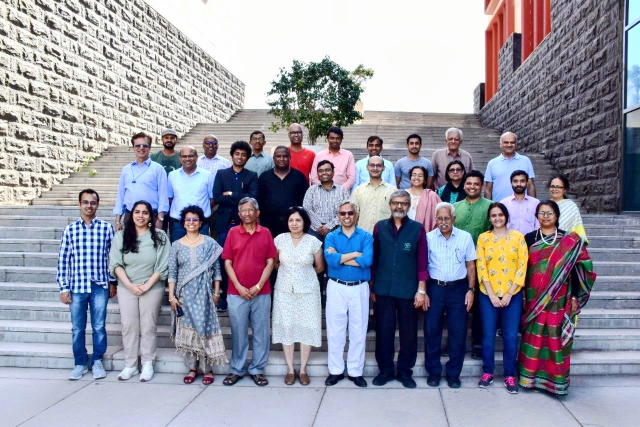
#> input picture Plaksha_Faculty.jpg, 1280 x 854 px, found by its file name (shown at 1/2 size)
$ jupyter execute Lab5_completed.ipynb
#> lines starting #> are read from the running program, lines starting #| are printed output that depends on the picture; after the words box and inside, x2 and y2 are one past the last pixel; in counts of white or black regions, pixels touching at a corner belong together
#### Instructions
###### Follow the instructions given in comments prefixed with ## and write your code below that.
###### Also fill the partial code in given blanks.
###### Don't make any changes to the rest part of the codes

### Answer the questions given at the end of this notebook within your report.

### You would need to submit your GitHub repository link. Refer to the PDF document for the instructions and details.

[cell 1]
# [5 lines of commented-out code are left out]
import cv2
import numpy as np
import matplotlib.pyplot as plt
from sklearn.cluster import KMeans
from scipy.spatial import distance
from matplotlib.offsetbox import OffsetImage, AnnotationBbox

[cell 2]
## Reading the image plaksha_Faculty.jpg
img = cv2.imread("plaksha_Faculty.jpg")
#> img is the input picture: shape (854, 1280, 3); mean B, G, R 162.4, 149, 149.2
if img is None:
    raise FileNotFoundError("Could not read 'plaksha_Faculty.jpg'. Make sure it is in the same folder as this notebook.")

## Convert the image to grayscale
gray_img = cv2.cvtColor(img, cv2.COLOR_BGR2GRAY)
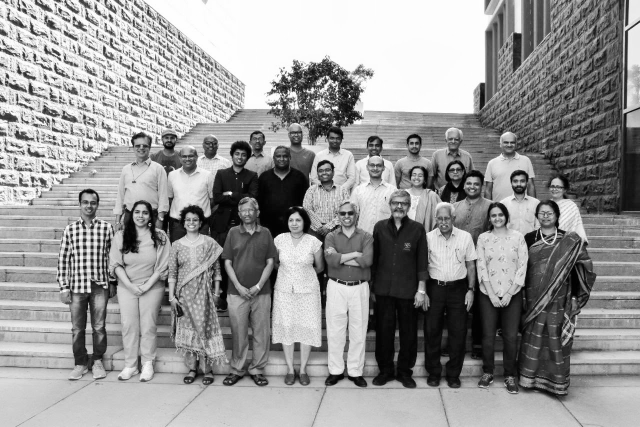
#> gray_img: shape (854, 1280) (shown at 1/2 size); min 0, max 255, mean 150.6

# Loading the required haar-cascade xml classifier file
face_cascade = cv2.CascadeClassifier(cv2.data.haarcascades + "haarcascade_frontalface_default.xml")

# Applying the face detection method on the grayscale image.
## Change the parameters for better detection of faces in your case.
faces_rect = face_cascade.detectMultiScale(gray_img, 1.05, 4, minSize=(25,25), maxSize=(50,50))
#> faces_rect = 30 rows, first 6: [322, 263, 33, 33], [654, 265, 31, 31], [500, 266, 30, 30], [892, 267, 31, 31], [409, 277, 28, 28], [812, 274, 34, 34]

# Define the text and font parameters
text = "Face" ## The text you want to write
font = cv2.FONT_HERSHEY_SIMPLEX  ## Font type
font_scale = 0.5  ## Font scale factor
font_color = (0, 0, 255)  ## Text color in BGR format (here, it's red)
font_thickness = 1  ## Thickness of the text

# Iterating through rectangles of detected faces
for (x, y, w, h) in faces_rect:
    cv2.rectangle(img, (x, y), (x+w, y+h), (0, 0, 255), 2)
    # Use cv2.putText to add the text to the image, Use text, font, font_scale, font_color, font_thickness here
    cv2.putText(img, text, (x, max(0, y - 10)), font, font_scale, font_color, font_thickness, cv2.LINE_AA)
#> this loop made 30 passes
#> (x, y, w, h) on passes 1 to 12: (322, 263, 33, 33), (654, 265, 31, 31), (500, 266, 30, 30), (892, 267, 31, 31), (409, 277, 28, 28), (812, 274, 34, 34), (464, 296, 33, 33), (632, 328, 34, 34), (819, 337, 33, 33), (570, 426, 39, 39), (576, 253, 32, 32), (1003, 273, 32, 32)
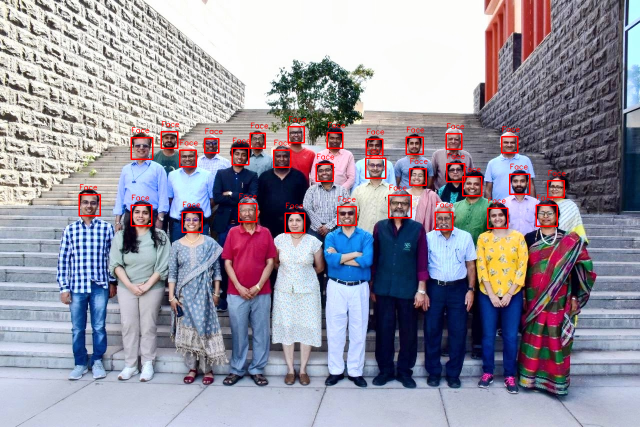
#> img: shape (854, 1280, 3) (shown at 1/2 size); 1.85% of pixels changed, all inside (x1, y1, x2, y2) = (157, 232, 1132, 467)

## Display the image and window title should be "Total number of face detected are #"
cv2.imshow(f"Total number of face detected are {len(faces_rect)}", img)
cv2.waitKey(0)
cv2.destroyAllWindows()

[cell 3]
from matplotlib.offsetbox import OffsetImage, AnnotationBbox
# Extract face region features (Hue and Saturation)
img_hsv = cv2.cvtColor(img, cv2.COLOR_BGR2HSV) ## call the img and convert it from BGR to HSV and store in img_hsv
#> img_hsv: shape (854, 1280, 3); mean H, S, V 86, 70.7, 173.4
hue_saturation = []
face_images = []  # To store detected face images

for (x, y, w, h) in faces_rect:
    face = img_hsv[y:y + h, x:x + w]
    hue = np.mean(face[:, :, 0])
    saturation = np.mean(face[:, :, 1])
    hue_saturation.append((hue, saturation))
    face_images.append(face)
#> this loop made 30 passes
#> (x, y, w, h, hue, saturation) on passes 1 to 12: (322, 263, 33, 33, 59.29, 121.7), (654, 265, 31, 31, 50.4, 133.1), (500, 266, 30, 30, 34.12, 118.3), (892, 267, 31, 31, 81.31, 108.2), (409, 277, 28, 28, 108, 121.1), (812, 274, 34, 34, 62.79, 116.9), (464, 296, 33, 33, 42.56, 134.3), (632, 328, 34, 34, 81.22, 114.8), (819, 337, 33, 33, 36.69, 114.4), (570, 426, 39, 39, 55.81, 115.3), (576, 253, 32, 32, 78.15, 100), (1003, 273, 32, 32, 51.71, 106.9)
#> after the loop, face_images = 30 items; hue_saturation = 30 pairs, first value 23.15 to 120.8, second value 80.77 to 141.2

hue_saturation = np.array(hue_saturation)

## Perform k-Means clustering on hue_saturation and store in kmeans
kmeans = KMeans(n_clusters=2, random_state=0, n_init=10).fit(hue_saturation)
#centroids = kmeans.cluster_centers_
#labels = kmeans.labels_

# Create a figure and axis
fig, ax = plt.subplots(figsize=(12, 6))

# Plot the clustered faces with custom markers
for i, (x,y,w,h ) in enumerate(faces_rect):
    im = OffsetImage(cv2.cvtColor(cv2.resize(face_images[i], (20, 20)), cv2.COLOR_HSV2RGB))
    ab = AnnotationBbox(im, (hue_saturation[i, 0], hue_saturation[i, 1]), frameon=False, pad=0)
    ax.add_artist(ab)
    plt.plot(hue_saturation[i, 0], hue_saturation[i, 1], 'o', markersize=5, color='red' if kmeans.labels_[i] == 0 else 'blue')

# Put labels and title
plt.xlabel('Hue')
plt.ylabel('Saturation')
plt.title('K-Means Clustering of Faces using Hue & Saturation')
plt.grid(True)
plt.show()
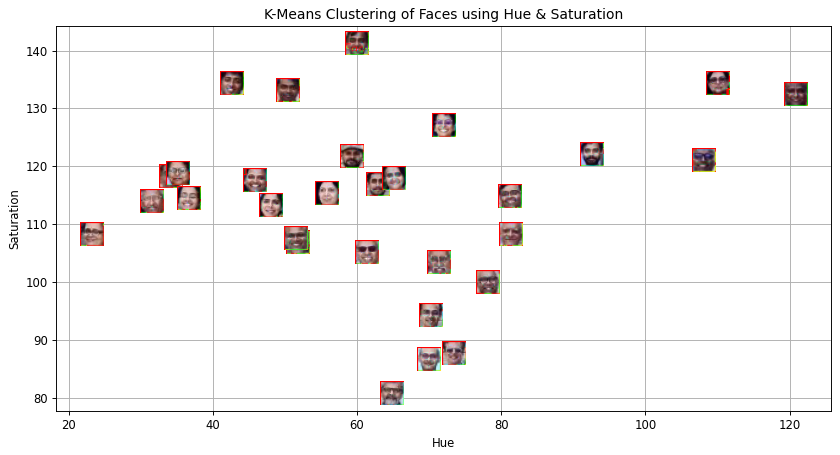
#> figure drawn by matplotlib, 1 panel

[cell 4]
# Create an empty list to store legend labels
legend_labels = []

# Create lists to store points for each cluster
cluster_0_points = []
cluster_1_points = []

# Your code for scatter plot goes here
fig, ax = plt.subplots(figsize=(12, 6))
for i, (x, y, w, h) in enumerate(faces_rect):
    if kmeans.labels_[i] == 0:
        cluster_0_points.append((hue_saturation[i, 0], hue_saturation[i, 1]))
    else:
        cluster_1_points.append((hue_saturation[i, 0], hue_saturation[i, 1]))
#> after the loop, cluster_0_points = [(81.31, 108.2), (108, 121.1), (81.22, 114.8), (78.15, 100), (120.8, 132.5), (110, 134.3), (72, 127.1), (69.96, 86.68), (92.49, 122), (70.27, 94.28), (71.27, 103.4), (73.39, 87.63), (64.75, 80.77)]; cluster_1_points = [(59.29, 121.7), (50.4, 133.1), (34.12, 118.3), (62.79, 116.9), (42.56, 134.3), (36.69, 114.4), (55.81, 115.3), (51.71, 106.9), (60, 141.2), (45.8, 117.5), (23.15, 108.2), (31.55, 113.9), (48.03, 113.2), (51.53, 107.6), (61.3, 105.1), (65.06, 117.9), (35.11, 118.8)]


cluster_0_points = np.array(cluster_0_points)
#> cluster_0_points = 13 rows, first 8: [81.31, 108.2], [108, 121.1], [81.22, 114.8], [78.15, 100], [120.8, 132.5], [110, 134.3], [72, 127.1], [69.96, 86.68]
# Plot points for cluster 0 in green
plt.scatter(cluster_0_points[:, 0], cluster_0_points[:, 1], c='green', label='Cluster 0')


cluster_1_points = np.array(cluster_1_points)
#> cluster_1_points = 17 rows, first 8: [59.29, 121.7], [50.4, 133.1], [34.12, 118.3], [62.79, 116.9], [42.56, 134.3], [36.69, 114.4], [55.81, 115.3], [51.71, 106.9]
# Plot points for cluster 1 in blue
plt.scatter(cluster_1_points[:, 0], cluster_1_points[:, 1], c='blue', label='Cluster 1')

# Calculate and plot centroids
centroid_0 = cluster_0_points.mean(axis=0) if len(cluster_0_points) else np.array([np.nan, np.nan])
#> centroid_0 = [84.13, 108.7]
centroid_1 = cluster_1_points.mean(axis=0) if len(cluster_1_points) else np.array([np.nan, np.nan])
#> centroid_1 = [47.93, 117.9]

# Plot both the centroids
plt.scatter(centroid_0[0], centroid_0[1], marker='x', c='green', s=200, label='Centroid 0')
plt.scatter(centroid_1[0], centroid_1[1], marker='x', c='blue', s=200, label='Centroid 1')

plt.xlabel('Hue')
plt.ylabel('Saturation')
plt.title('Clusters and Centroids (Hue vs Saturation)')
plt.legend()
plt.grid(True)
plt.show()
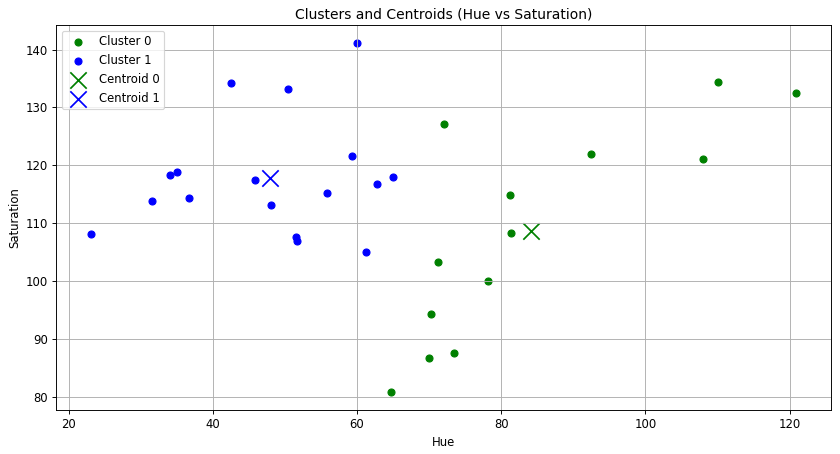
#> figure drawn by matplotlib, 1 panel

[cell 5]
## Read the class of the template image 'Dr_Shashi_Tharoor.jpg' using cv2 and store it in template_img
template_img = cv2.imread("Dr_Shashi_Tharoor.jpg")
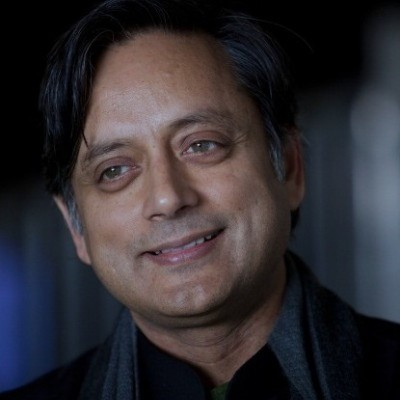
#> input picture Dr_Shashi_Tharoor.jpg, 400 x 400 px
#> template_img is the input picture: shape (400, 400, 3); mean B, G, R 49.8, 45.4, 49.1
if template_img is None:
    raise FileNotFoundError("Could not read 'Dr_Shashi_Tharoor.jpg'. Make sure it is in the same folder as this notebook.")

# Detect face  in the template image after converting it to gray and store it in template_faces
template_gray = cv2.cvtColor(template_img, cv2.COLOR_BGR2GRAY)
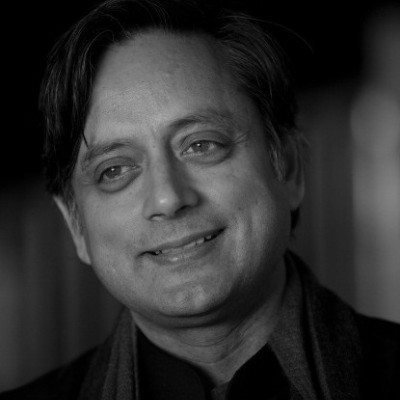
#> template_gray: shape (400, 400); min 0, max 188, mean 47
template_faces = face_cascade.detectMultiScale(template_gray, 1.05, 4, minSize=(25,25), maxSize=(200,200))
#> template_faces = [[70, 81, 190, 190]]

# Draw rectangles around the detected faces
for (x, y, w, h) in template_faces:
    cv2.rectangle(template_img, (x, y), (x + w, y + h), (0, 255, 0), 3)
#> this loop made 1 pass
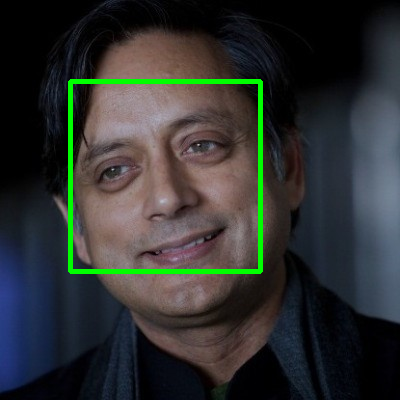
#> template_img: shape (400, 400, 3); 2.37% of pixels changed, all inside (x1, y1, x2, y2) = (68, 79, 263, 274)
cv2.imshow("Template face detected", template_img)
cv2.waitKey(0)
cv2.destroyAllWindows()

[cell 6]
# Convert the template image to HSV color space and store it in template_hsv
template_hsv = cv2.cvtColor(template_img, cv2.COLOR_BGR2HSV)
#> template_hsv: shape (400, 400, 3); mean H, S, V 67, 89.5, 62.2

# Extract hue and saturation features from the template image as we did it for detected faces.
template_hue = float(np.mean(template_hsv[:, :, 0]))
#> template_hue = 66.98
template_saturation = float(np.mean(template_hsv[:, :, 1]))
#> template_saturation = 89.52

# Predict the cluster label for the template image and store it in template_label
template_label = int(kmeans.predict(np.array([[template_hue, template_saturation]]))[0])
#> template_label = 0

# Create a figure and axis for visualization
fig, ax = plt.subplots(figsize=(12, 6))

# Plot the clustered faces with custom markers (similar to previous code)
for i, (x, y, w, h) in enumerate(faces_rect):
    color = 'red' if kmeans.labels_[i] == 0 else 'blue'
    im = OffsetImage(cv2.cvtColor(cv2.resize(face_images[i], (20, 20)), cv2.COLOR_HSV2RGB))
    ab = AnnotationBbox(im, (hue_saturation[i, 0], hue_saturation[i, 1]), frameon=False, pad=0)
    ax.add_artist(ab)
    plt.plot(hue_saturation[i, 0], hue_saturation[i, 1], 'o', markersize=5, color=color)
#> this loop made 30 passes

# Plot the template image in the respective cluster
if template_label == 0:
    color = 'red'
else:
    color = 'blue'
im = OffsetImage(cv2.cvtColor(cv2.resize(template_img, (20, 20)), cv2.COLOR_BGR2RGB))
ab = AnnotationBbox(im, (template_hue, template_saturation), frameon=False, pad=0)
ax.add_artist(ab)

## Put x label
plt.xlabel('Hue')
## Put y label
plt.ylabel('Saturation')
## Put title
plt.title('Template Face Placement in K-Means Clusters')
## Add grid
plt.grid(True)
## show plot
plt.show()

[cell 7]
# Create an empty list to store legend labels
legend_labels = []

# Create lists to store points for each cluster
cluster_0_points = []
cluster_1_points = []

# Your code for scatter plot goes here
fig, ax = plt.subplots(figsize=(12, 6))
for i, (x, y, w, h) in enumerate(faces_rect):
    if kmeans.labels_[i] == 0:
        cluster_0_points.append((hue_saturation[i, 0], hue_saturation[i, 1]))
    else:
        cluster_1_points.append((hue_saturation[i, 0], hue_saturation[i, 1]))
#> after the loop, cluster_0_points = [(81.31, 108.2), (108, 121.1), (81.22, 114.8), (78.15, 100), (120.8, 132.5), (110, 134.3), (72, 127.1), (69.96, 86.68), (92.49, 122), (70.27, 94.28), (71.27, 103.4), (73.39, 87.63), (64.75, 80.77)]; cluster_1_points = [(59.29, 121.7), (50.4, 133.1), (34.12, 118.3), (62.79, 116.9), (42.56, 134.3), (36.69, 114.4), (55.81, 115.3), (51.71, 106.9), (60, 141.2), (45.8, 117.5), (23.15, 108.2), (31.55, 113.9), (48.03, 113.2), (51.53, 107.6), (61.3, 105.1), (65.06, 117.9), (35.11, 118.8)]

# Plot points for cluster 0 in green
cluster_0_points = np.array(cluster_0_points)
#> cluster_0_points = 13 rows, first 8: [81.31, 108.2], [108, 121.1], [81.22, 114.8], [78.15, 100], [120.8, 132.5], [110, 134.3], [72, 127.1], [69.96, 86.68]
plt.scatter(cluster_0_points[:, 0], cluster_0_points[:, 1], c='green', label='Cluster 0')

# Plot points for cluster 1 in blue
cluster_1_points = np.array(cluster_1_points)
#> cluster_1_points = 17 rows, first 8: [59.29, 121.7], [50.4, 133.1], [34.12, 118.3], [62.79, 116.9], [42.56, 134.3], [36.69, 114.4], [55.81, 115.3], [51.71, 106.9]
plt.scatter(cluster_1_points[:, 0], cluster_1_points[:, 1], c='blue', label='Cluster 1')

# Calculate and plot centroids for both the clusters
centroid_0 = cluster_0_points.mean(axis=0) if len(cluster_0_points) else np.array([np.nan, np.nan])
centroid_1 = cluster_1_points.mean(axis=0) if len(cluster_1_points) else np.array([np.nan, np.nan])

plt.scatter(centroid_0[0], centroid_0[1], marker='x', c='green', s=200, label='Centroid 0') ## plot for centroid 0
plt.scatter(centroid_1[0], centroid_1[1], marker='x', c='blue', s=200, label='Centroid 1')  ## plot for centroid 1
plt.plot(template_hue, template_saturation, marker='o', c='violet',markersize= 10, label=f'Class {template_label}' )

## Put x label
plt.xlabel('Hue')
## Put y label
plt.ylabel('Saturation')
## Put title
plt.title('Clusters, Centroids, and Template Classification')
## Add a legend
plt.legend()
## Add grid
plt.grid(True)
## show the plot
plt.show()
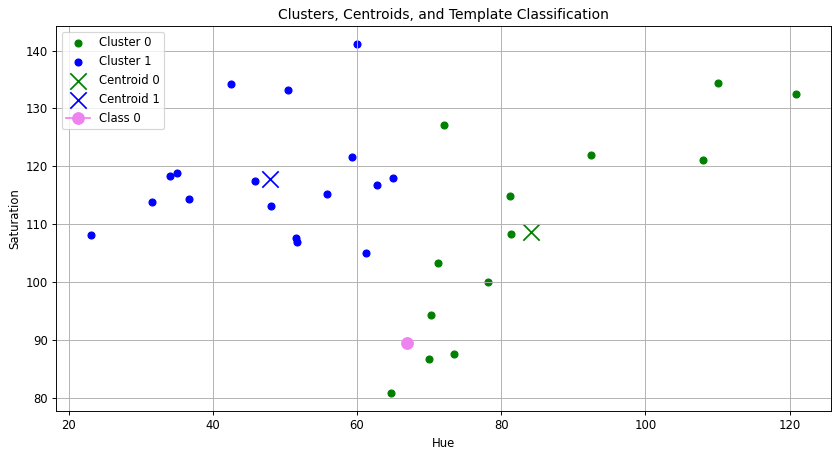
#> figure drawn by matplotlib, 1 panel
                                            ## End of the lab 5 ##
